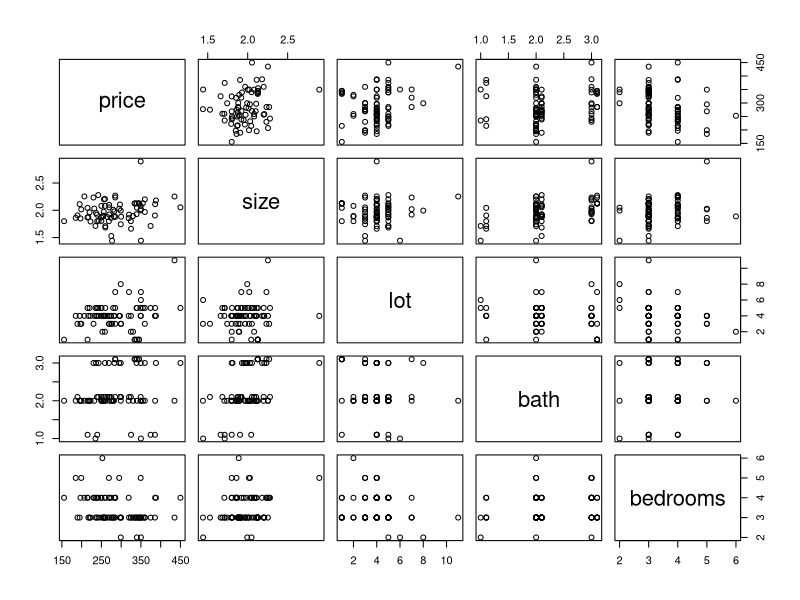
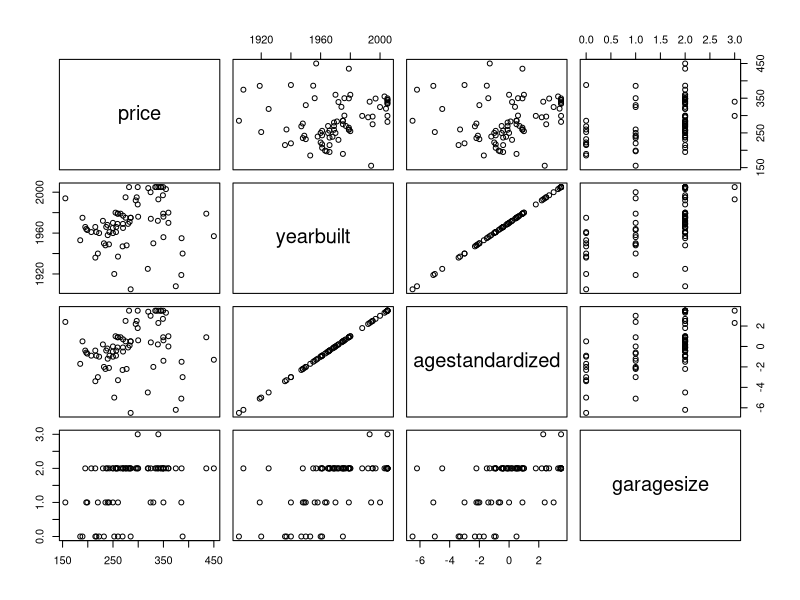
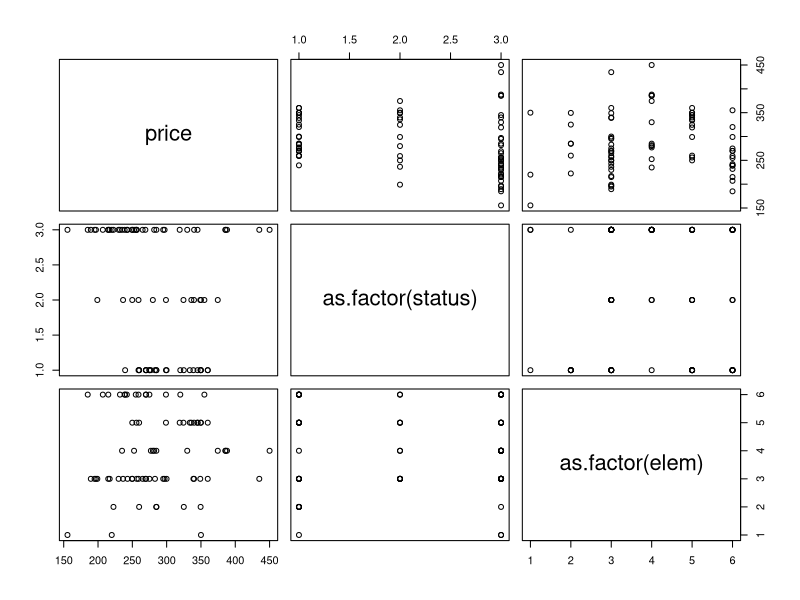
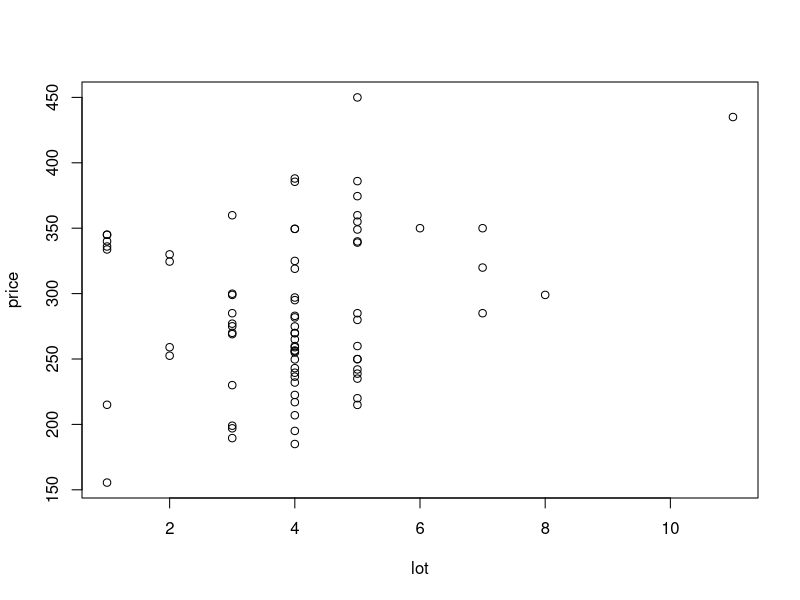
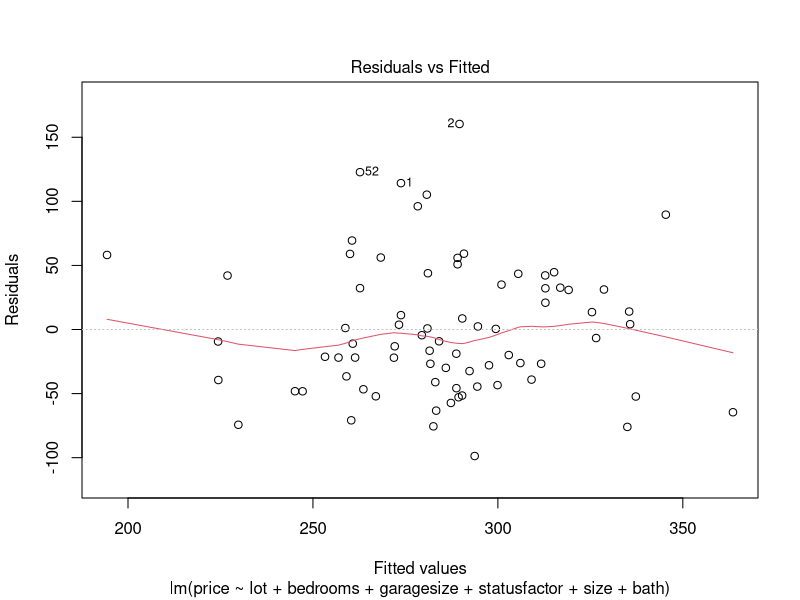
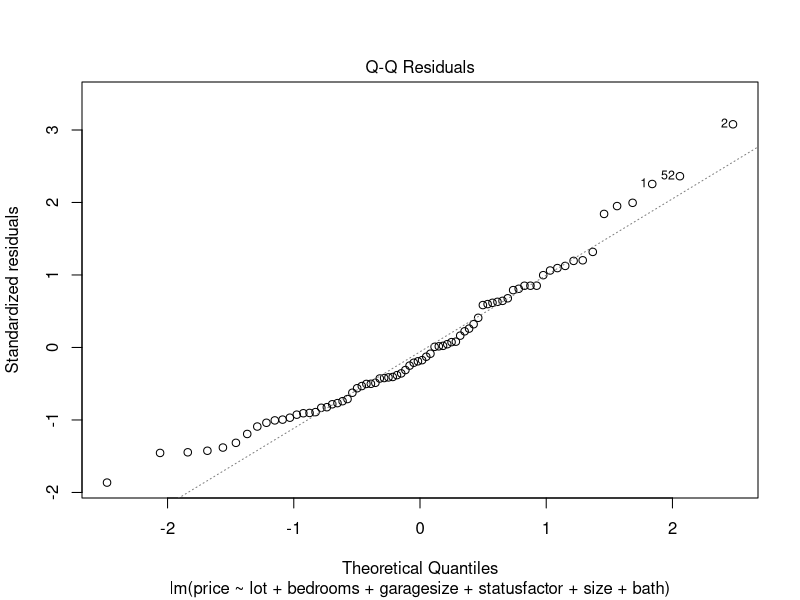
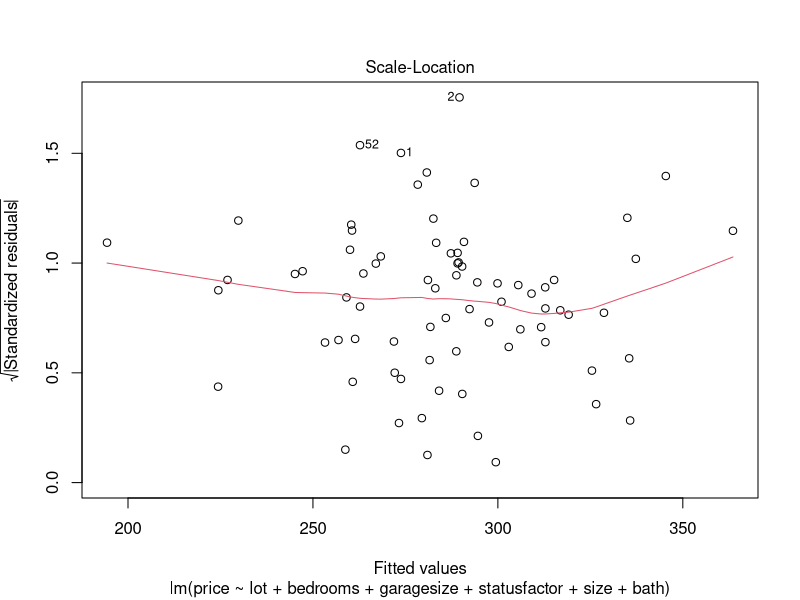
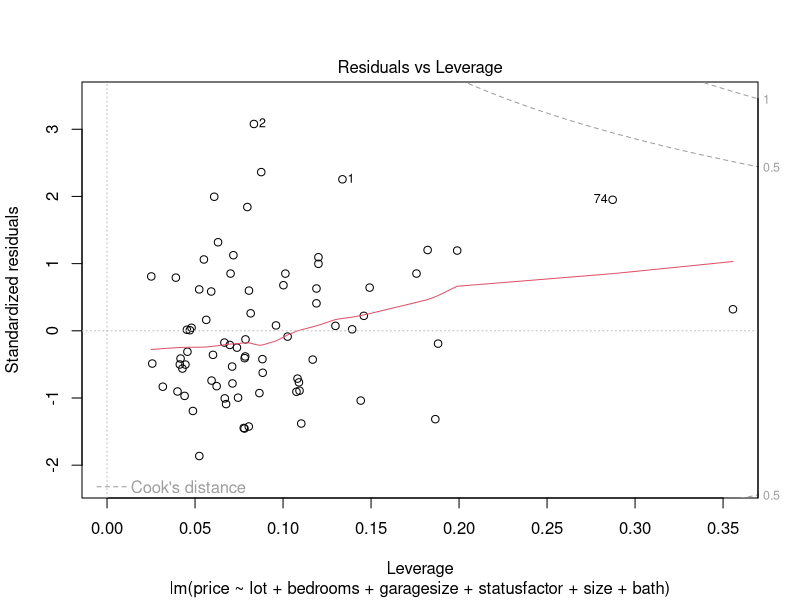

Reproduce these figures in R, in order.
## ---- chunk 1
knitr::opts_chunk$set(echo = TRUE)
library(ggplot2)
library(readxl)
library(knitr)
library(dplyr)
library(stats)
library(skimr)
library(car)
## ---- chunk 2
Housing <- read_excel("Housing.xlsx")
skim(Housing)
## ---- chunk 3
attach(Housing)
pairs(~price+size+lot+bath+bedrooms)
pairs(~price+yearbuilt+agestandardized+garagesize)
pairs(~price +as.factor(status)+as.factor(elem))
plot(lot, price)
## ---- chunk 4
Housing$elemfactor <- as.numeric(as.factor(elem))
Housing$statusfactor <- as.numeric(as.factor(status))
Housing %>%
  select(price,size,lot,bath,bedrooms,yearbuilt,agestandardized,garagesize, elemfactor, statusfactor) %>%
  cor()


## ---- chunk 5
Housing_model_top4<-lm(price ~ lot + bedrooms + garagesize + statusfactor + size + bath, data=Housing)
summary(Housing_model_top4)
vif(Housing_model_top4)
plot(Housing_model_top4)
## ---- chunk 6
Housing_model1_everything<-lm(price~.-elem -status -yearbuilt ,data=Housing)
summary(Housing_model1_everything)
vif(Housing_model1_everything)
plot(Housing_model1_everything)
## ---- chunk 7
Housing_model2<-lm(price~.-id -yearbuilt - status -elem,data=Housing)
summary(Housing_model2)
vif(Housing_model2)
## ---- chunk 8
Housing_model3<-lm(price~.-id-yearbuilt-status -elem,data=Housing)
summary(Housing_model3)
vif(Housing_model3)
plot(Housing_model3)
## ---- chunk 9
Housing_model4<-lm(price~.-id-yearbuilt-bath,data=Housing)
summary(Housing_model4)
## ---- chunk 10
Housing_model5<-lm(price~.-id-yearbuilt-bath-garagesize,data=Housing)
summary(Housing_model5)
#vif(Housing_model5)
plot(Housing_model5)
